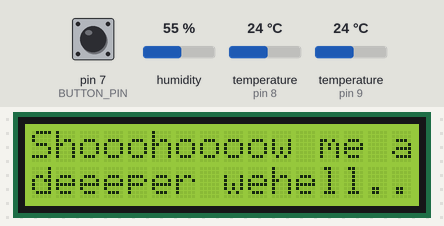
A sketch run on a simulated Arduino Uno, built with avr-gcc and run on an emulated ATmega328P. Shown: 16×2 character LCD. Wiring (inferred from the names in the program): DHT11 sensor: data pin 8. Inputs (shaded band) come from the test bench; at power-on: temperature (sensors on pin 9, pin 8) 24 °C, pin 7 (BUTTON_PIN) LOW, humidity 55 %. Random numbers use the default seed unless the sketch sets one; what the sketch prints to the serial monitor is not drawn.

Above: at 1.2 s.
1.3 s: temperature (sensor on pin 9) set to 41 °C
At 7.6 s:
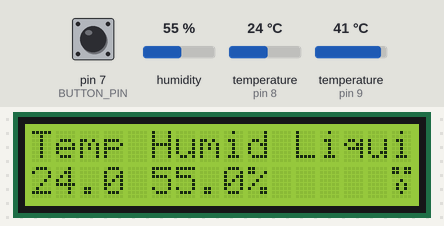
10.6 s: pin 7 (BUTTON_PIN) pulled HIGH for 2.35 s
At 12.4 s:
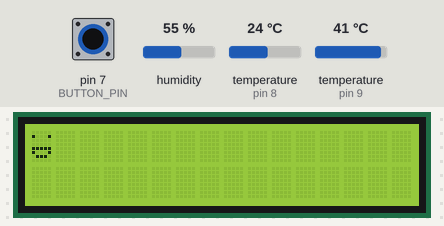
14.4 s: temperature (sensor on pin 8) set to 1.1 °C
At 18.3 s:
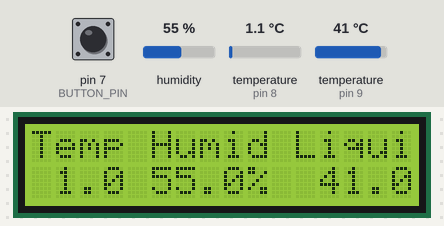
19.2 s: temperature (sensor on pin 8) set to 0.8 °C
At 21.8 s:
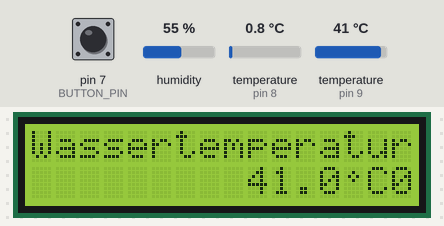
26.4 s: temperature (sensor on pin 9) set to 12 °C
At 28.4 s:
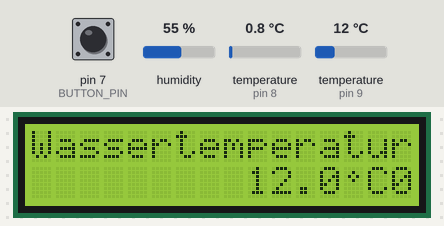
29.2 s: pin 7 (BUTTON_PIN) pulled HIGH for 2.35 s
At 32.4 s:
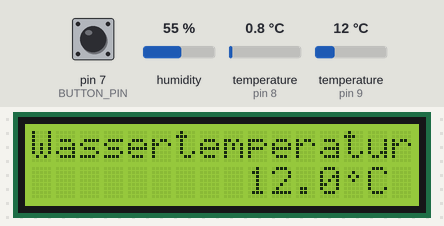
Timing chart, 0 to 33.9 s (numbered marks = the images above; inputs shaded):
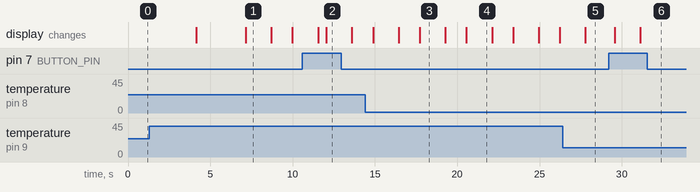

The sketch:

Mics_Measure_Box.ino
```cpp
//https://create.arduino.cc/projecthub/TheGadgetBoy/ds18b20-digital-temperature-sensor-and-arduino-9cc806
// DHT librry & examples: https://github.com/adafruit/DHT-sensor-library/blob/master/examples/DHTtester/DHTtester.ino

//TODO: alter smiley at wassertemp
//TODO: say hi msges

//TODO HW: add on off switch
//TODO HW: add displ poti
//TODO HW: turn usb akku um 180*
//TODO HW: use 90* abgeknickter usb stecker mit schrumpfschlauch
//TODO HW: add push button


#include "Arduino.h"
#include "LiquidCrystal.h" //Load Liquid Crystal Library

#include "OneWire.h"
#include "DallasTemperature.h"
#include "dht.h"

#define SHORT_DELAY 250
#define MID_DELAY 500
#define LONG_DELAY 3000
#define FALSE 0
#define TRUE 1

#define BUTTON_PIN 7
#define DHT11_PIN 8
#define ONE_WIRE_BUS 9
#define TEMPERATURE_PRECISION 9

#define ALL_SENSORS_ATT 0
#define NO_LIQ_SENSOR_ATT 1
#define NO_DHT_SENSOR_ATT 2
#define NO_SENSOR_ATT 3

#define DHT_FULLY_AVAILABLE 0
#define DHT_PARTIALLY_AVAILABLE 1
#define DHT_NOT_AVAILABLE 2

#define SMILEY 0
#define BIG_SMILEY 1
#define SMILEY_STAUNT 5
#define SMILEY_CROSS 6
#define HEART 2
#define DEGREE 3
#define TVR_E 4

#define SMILEY_TEMP 35
#define SMILEY_STAUNT_TEMP 38
#define SMILEY_CROSS_TEMP 55
#define ABOVE_LIMITS_TEMP 80

#define DHT11_SENSOR 0
#define DS18B20_SENSOR 1

LiquidCrystal LCD(12, 11, 5, 4, 3, 2);  //Create Liquid Crystal Object called LCD

OneWire oneWire(ONE_WIRE_BUS);
DallasTemperature ds18b20(&oneWire);
DHT dht(DHT11_PIN, DHT11);

DeviceAddress tempDeviceAddress; // We'll use this variable to store a found device address
//Variables to 3 sensor addresses
DeviceAddress DS18B20;

//temp var
float DHT11_temp;
float DHT11_humid;
int DHT11_available;
float DS18B20_temp = 0;

int alertMsgGuard = TRUE;
int sayHiGuard   = TRUE;
int ds18b20SmileyGuard = TRUE;

//new display chars
byte smiley[8] = {
  B00000,
  B10001,
  B00000,
  B00100,
  B00100,
  B10001,
  B01110,
};

byte big_smiley[8] = {
  B00000,
  B10001,
  B00000,
  B00000,
  B11111,
  B10001,
  B01110,
};

byte smiley_staunt[8] = {
  B11011,
  B11011,
  B00000,
  B00100,
  B01010,
  B01010,
  B00100,
};

byte smiley_cross[8] = {
  B11011,
  B11011,
  B00000,
  B00000,
  B01010,
  B00100,
  B01010,
};

byte heart[8] = {
  B00000,
  B01010,
  B10101,
  B10001,
  B01010,
  B01010,
  B00100,
};

byte degree[8] = {
  B00000,
  B00100,
  B01010,
  B00100,
  B00000,
  B00000,
  B00000,
};

byte tvr_e[8] = {
  B01010,
  B00000,
  B01110,
  B10001,
  B11111,
  B10000,
  B01110,
};

void setup()
{
  Serial.begin(9600);
  randomSeed(analogRead(0));
  LCD.begin(16,2); //Tell Arduino to start your 16 column 2 row LCD
  //(LCD.setCursor(0,0);  //Set LCD cursor to upper left corner, column 0, row 0
  LCD.createChar(0, smiley);
  LCD.createChar(1, big_smiley);
  LCD.createChar(2, heart);
  LCD.createChar(3, degree);
  LCD.createChar(4, tvr_e);
  LCD.createChar(5, smiley_staunt);
  LCD.createChar(6, smiley_cross);
  ds18b20.begin();
  //ds18b20.setResolution(tempDeviceAddress, TEMPERATURE_PRECISION);

  pinMode(BUTTON_PIN, INPUT);
}

void loop()
{
  checkButtonState();

  if ( TRUE == sayHiGuard ) { sayHiGuard = sayHi();  }

  ds18b20.requestTemperatures(); // Send the command to get temperature readings

  DHT11_humid = dht.readHumidity();
  DHT11_temp = dht.readTemperature(false);

  if ( DHT_FULLY_AVAILABLE == dhtAvailable(DHT11_temp, DHT11_humid) )
  {
    if ( ds18b20.getAddress(DS18B20,0) )
    {
      alertMsgGuard  = showMessage (ALL_SENSORS_ATT, alertMsgGuard);

      DS18B20_temp = ds18b20.getTempCByIndex(0);

      LCD.setCursor(0,0);
      LCD.print("Temp Humid Liqui");
      LCD.setCursor(0,1);
      LCD.print (eineNachkommaStelle(DHT11_temp, DHT11_SENSOR));
      LCD.print(" ");
      LCD.print(eineNachkommaStelle(DHT11_humid, DHT11_SENSOR));
      LCD.print("%  ");
      LCD.print(eineNachkommaStelle(DS18B20_temp, DS18B20_SENSOR));
    }
    else
    {
      alertMsgGuard  =  showMessage (NO_LIQ_SENSOR_ATT, alertMsgGuard);

      LCD.setCursor(0,0);
      LCD.print("Temp     Feuchte");
      LCD.setCursor(0,1);
      LCD.print (eineNachkommaStelle(DHT11_temp, DHT11_SENSOR));
      LCD.write(byte(DEGREE));
      LCD.print("C    ");
      LCD.print(eineNachkommaStelle(DHT11_humid, DS18B20_SENSOR));
      LCD.print(" %");
    }
  }
  else if ( DHT_FULLY_AVAILABLE != dhtAvailable(DHT11_temp, DHT11_humid) )
  {
    if ( ds18b20.getAddress(DS18B20,0) )
    {
      alertMsgGuard  = showMessage (NO_DHT_SENSOR_ATT, alertMsgGuard);

      //ds18b20.setResolution(tempDeviceAddress, TEMPERATURE_PRECISION);
      DS18B20_temp = ds18b20.getTempCByIndex(0);

      //LCD.clear();
      LCD.setCursor(0,0);
      LCD.print("Wassertemperatur");
      LCD.setCursor(0,1);
      LCD.print("         ");
      LCD.print(eineNachkommaStelle(DS18B20_temp, DS18B20_SENSOR));

      if (TRUE == ds18b20SmileyGuard)
      {
        LCD.write(byte(DEGREE));
        LCD.print("C");
      }
      else
      { LCD.print("  ");  }
    }
    else
    {
      alertMsgGuard  = showMessage (NO_SENSOR_ATT, alertMsgGuard);
    }
  }

   delay(MID_DELAY);

   //debugOutput(DHT11_temp, DHT11_humid, DS18B20_temp);
}

void debugOutput (float dht11_temp, float dht11_humid, float ds18b20_temp)
{
  Serial.println("DHT11 Temp: " + String(dht11_temp));
  Serial.println("DHT11 Humid: " + String(dht11_humid));
  Serial.println("DS18B20 Temp: " + String(ds18b20_temp));
}

int sayHi ()
{
  long msgCount = 12;
  long msgToShow;

  msgToShow = random(0, msgCount-1);
  Serial.print(msgToShow);

  LCD.setCursor(0,0);

  switch (msgToShow)
  {
    case 0:
      LCD.print(" The Volcha Ra");
      LCD.write(byte(TVR_E));
      LCD.print(" ");
      LCD.setCursor(0,1);
      LCD.print("   ");
      LCD.write(byte(HEART));
      LCD.print("   you !   ");
      break;
    case 1:
      LCD.print(" Sch");
      LCD.write(0xEF);
      LCD.print("n, dass es ");
      LCD.setCursor(0,1);
      LCD.print("   Euch gibt!   ");
      break;
    case 2:
      LCD.print(" Sch");
      LCD.write(0xEF);
      LCD.print("n, dass es ");
      LCD.setCursor(0,1);
      LCD.print("   uns gibt !   ");
      break;
    case 3:
      LCD.print("Hi.");
      break;
    case 4:
      LCD.print(" Wir haben Euch ");
      LCD.setCursor(0,1);
      LCD.print("    lieb    ");
      break;
    case 5:
      LCD.print("Shooohoooow me a");
      LCD.setCursor(0,1);
      LCD.print("deeeper wehell..");
      break;
    case 6:
      LCD.print(" I don't belong ");
      LCD.setCursor(0,1);
      LCD.print(" to Superheroes ");
      break;
    case 7:
      LCD.print(" Aye Sir! Womit ");
      LCD.setCursor(0,1);
      LCD.print("kann ich dienen?");
      break;
    case 8:
      LCD.print(" Moin, was geht ");
      LCD.setCursor(0,1);
      LCD.print("    Meiner ?    ");
      break;
    case 9:
      LCD.print(" Moin, was geht ");
      LCD.setCursor(0,1);
      LCD.print("    Meine  ?    ");
      break;
    case 10:
      LCD.print(" You are a Star ");
      LCD.setCursor(0,1);
      LCD.print("and I am glad...");
      break;
    case 11:
      LCD.print("Ahoi! Du Fotzen-");
      LCD.setCursor(0,1);
      LCD.print("    knecht !    ");
      break;
  }

  delay (LONG_DELAY);

  return FALSE;
}


String eineNachkommaStelle (float input, int sensortype)
{
  static char outstr[6];

  if (DS18B20_SENSOR == sensortype)
  {
    if ( (SMILEY_TEMP <= DS18B20_temp) && (SMILEY_STAUNT_TEMP >= DS18B20_temp) )
      {
        if (showSmiley(byte(BIG_SMILEY), outstr))
        { return outstr;  }
      }
    else if ( (SMILEY_STAUNT_TEMP < DS18B20_temp) && (SMILEY_CROSS_TEMP >= DS18B20_temp) )
      {
        if (showSmiley(byte(SMILEY_STAUNT), outstr))
        { return outstr;  }
      }
    else if ( (SMILEY_CROSS_TEMP < DS18B20_temp) && (ABOVE_LIMITS_TEMP >= DS18B20_temp) )
      {
        if (showSmiley(byte(SMILEY_CROSS), outstr))
        { return outstr;  }
      }
  }

  dtostrf(input,4, 1, outstr);
  return outstr;
}

int showSmiley (byte _smileyChar, char* _outstr)
{
  if (TRUE == ds18b20SmileyGuard)
  {
    ds18b20SmileyGuard  = FALSE;
    _outstr[0] = ' ';
    _outstr[1] = ' ';
    _outstr[2] = ' ';
    _outstr[3] = _smileyChar;
    _outstr[4] = '\0';
    return TRUE;
  }
  else
  {
    ds18b20SmileyGuard  = TRUE;
    return FALSE;
  }
}

//ret: false = dont show nother message, true = show another message
int showMessage (int indicator, int _alertMsgGuard)
{
  switch (indicator)
  {
    case ALL_SENSORS_ATT:
      return (show ("Setup OK, alle ", "Sensoren i. O. !", _alertMsgGuard) );
    case NO_LIQ_SENSOR_ATT:
      //char str1[16];
      //strcpy(str1, "Kein Sensor f");
      //strcat(str1, '0x5F');
      //strcat(str1, "r");
      //return ( show (String(str1), "Wassertemperatur", _alertMsgGuard) );
      return ( show ("Kein Sensor fuer", "Wassertemperatur", _alertMsgGuard) );
    case NO_DHT_SENSOR_ATT:
      //char str2[16];
      //strcpy(str2, "Kein Sensor f");
      //strcat(str2, '0x5F');
      //strcat(str2, "r");
      //return ( show (String(str2), " Temp & Feuchte ", _alertMsgGuard) );
      return ( show ("Kein Sensor fuer", " Temp & Feuchte ", _alertMsgGuard) );
    case NO_SENSOR_ATT:
      show ("Kein Sensor vor-", "handen. Du Sack!", _alertMsgGuard);
      return TRUE;    //keep showing message as long as there is no sensor attached
    //default:
  }
}

int show (String firstLine, String secLine, int __alertMsgGuard)
{
  if (__alertMsgGuard == TRUE)
  {
    LCD.setCursor(0,0);
    LCD.print(firstLine);
    LCD.setCursor(0,1);
    LCD.print(secLine);
    delay(3000);
    __alertMsgGuard = FALSE;
  }

  return __alertMsgGuard;
}

int dhtAvailable (float temp, float humid)
{
  if (isnan(temp) && isnan(humid))
  { return  DHT_NOT_AVAILABLE;  }
  if (false == temp || false == humid)    //checksum error
  { return  DHT_NOT_AVAILABLE;  }
  else if (isnan(temp) || isnan(humid))
  { return  DHT_PARTIALLY_AVAILABLE;  }
  else
  { return DHT_FULLY_AVAILABLE; }
}

void checkButtonState ()
{
  // read the state of the pushbutton value:
  int buttonState = digitalRead(BUTTON_PIN);

  // check if the pushbutton is pressed. If it is, the buttonState is HIGH:
  if (buttonState == HIGH)
  {
    Serial.println("Button_psuhed");
    LCD.clear();
    LCD.setCursor(0,0);
    LCD.write(byte(BIG_SMILEY));
    delay(500);
  }
}
```

dht.h
```cpp
// (licence header left out)
#ifndef DHT_H
#define DHT_H

#if ARDUINO >= 100
 #include "Arduino.h"
#else
 #include "WProgram.h"
#endif


// Uncomment to enable printing out nice debug messages.
//#define DHT_DEBUG

// Define where debug output will be printed.
#define DEBUG_PRINTER Serial

// Setup debug printing macros.
#ifdef DHT_DEBUG
  #define DEBUG_PRINT(...) { DEBUG_PRINTER.print(__VA_ARGS__); }
  #define DEBUG_PRINTLN(...) { DEBUG_PRINTER.println(__VA_ARGS__); }
#else
  #define DEBUG_PRINT(...) {}
  #define DEBUG_PRINTLN(...) {}
#endif

// Define types of sensors.
#define DHT11 11
#define DHT22 22
#define DHT21 21
#define AM2301 21


class DHT {
  public:
   DHT(uint8_t pin, uint8_t type, uint8_t count=6);
   void begin(void);
   float readTemperature(bool S=false, bool force=false);
   float convertCtoF(float);
   float convertFtoC(float);
   float computeHeatIndex(float temperature, float percentHumidity, bool isFahrenheit=true);
   float readHumidity(bool force=false);
   boolean read(bool force=false);

 private:
  uint8_t data[5];
  uint8_t _pin, _type;
  #ifdef __AVR
    // Use direct GPIO access on an 8-bit AVR so keep track of the port and bitmask
    // for the digital pin connected to the DHT.  Other platforms will use digitalRead.
    uint8_t _bit, _port;
  #endif
  uint32_t _lastreadtime, _maxcycles;
  bool _lastresult;

  uint32_t expectPulse(bool level);

};

class InterruptLock {
  public:
   InterruptLock() {
    noInterrupts();
   }
   ~InterruptLock() {
    interrupts();
   }

};

#endif
```

sloeber.ino.cpp
```cpp
#ifdef __IN_ECLIPSE__
//This is a automatic generated file
//Please do not modify this file
//If you touch this file your change will be overwritten during the next build
//This file has been generated on 2018-03-30 08:12:53

#include "Arduino.h"
#include "Arduino.h"
#include "LiquidCrystal.h"
#include "OneWire.h"
#include "DallasTemperature.h"
#include "dht.h"

void setup() ;
void loop() ;
void debugOutput (float dht11_temp, float dht11_humid, float ds18b20_temp) ;
int sayHi () ;
String eineNachkommaStelle (float input, int sensortype) ;
int showSmiley (byte _smileyChar, char* _outstr) ;
int showMessage (int indicator, int _alertMsgGuard) ;
int show (String firstLine, String secLine, int __alertMsgGuard) ;
int dhtAvailable (float temp, float humid) ;
void checkButtonState () ;

#include "Mics_Measure_Box.ino"


#endif
```

Source omitted: dht.cpp (8549 bytes)

Measured:
- the behaviour switches between 1 and 0.9 °C on temperature (sensor on pin 8) (found by bisection; images 3 and 4)
- after the input at 29.2 s, the display: first changes after 0.38 s (image 6 shows a later state)
- what the display in image 1 shows lasts 1.5 s, from 7.2 s to 8.7 s
